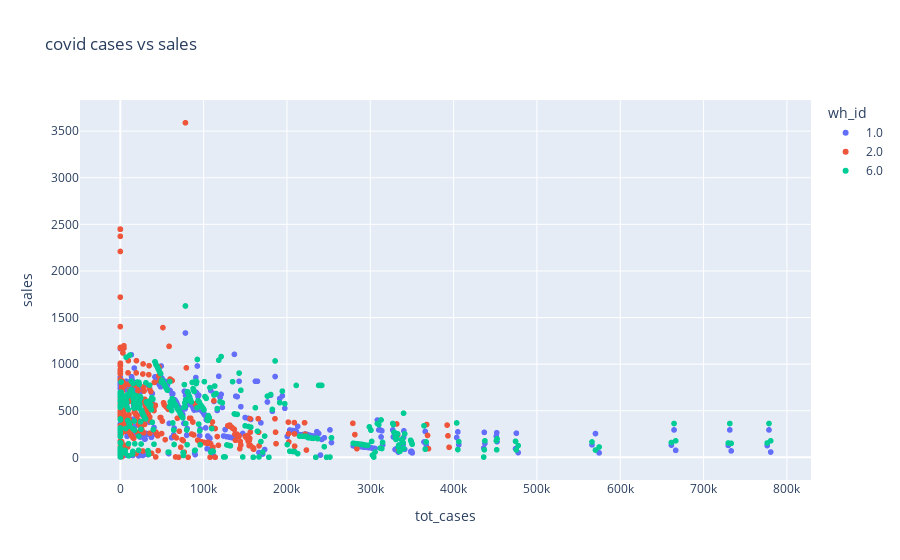

Notebook source saved alongside this figure:
### Code cell
cov['wh_id']=cov['wh_id'].astype('object')
fig = px.scatter(cov[(cov.wh_id==1)|(cov.wh_id==2)|(cov.wh_id==6)], x="tot_cases", y="sales",
                 title='covid cases vs sales',color='wh_id')
fig.show()

### Figure 1 — Plotly figure (JSON) as saved in the notebook; plotly's stock layout.template omitted (floating-point values rounded to 4 significant figures; data arrays with more than 128 entries replaced by an {"elided": "..."} marker saying what was removed)
{"data": [{"hovertemplate": "wh_id=1.0<br>tot_cases=%{x}<br>sales=%{y}<extra></extra>", "legendgroup": "1.0", "marker": {"color": "#636efa", "symbol": "circle"}, "mode": "markers", "name": "1.0", "showlegend": true, "type": "scattergl", "x": {"elided": "420 int values"}, "xaxis": "x", "y": {"elided": "420 int values"}, "yaxis": "y"}, {"hovertemplate": "wh_id=2.0<br>tot_cases=%{x}<br>sales=%{y}<extra></extra>", "legendgroup": "2.0", "marker": {"color": "#EF553B", "symbol": "circle"}, "mode": "markers", "name": "2.0", "showlegend": true, "type": "scattergl", "x": {"elided": "420 int values"}, "xaxis": "x", "y": {"elided": "420 int values"}, "yaxis": "y"}, {"hovertemplate": "wh_id=6.0<br>tot_cases=%{x}<br>sales=%{y}<extra></extra>", "legendgroup": "6.0", "marker": {"color": "#00cc96", "symbol": "circle"}, "mode": "markers", "name": "6.0", "showlegend": true, "type": "scattergl", "x": {"elided": "420 int values"}, "xaxis": "x", "y": {"elided": "420 int values"}, "yaxis": "y"}], "layout": {"autosize": true, "legend": {"title": {"text": "wh_id"}, "tracegroupgap": 0}, "title": {"text": "covid cases vs sales"}, "xaxis": {"anchor": "y", "autorange": true, "domain": [0, 1], "range": [-47100.0, 827600.0], "title": {"text": "tot_cases"}, "type": "linear"}, "yaxis": {"anchor": "x", "autorange": true, "domain": [0, 1], "range": [-295.2, 3886.0], "title": {"text": "sales"}, "type": "linear"}}}
